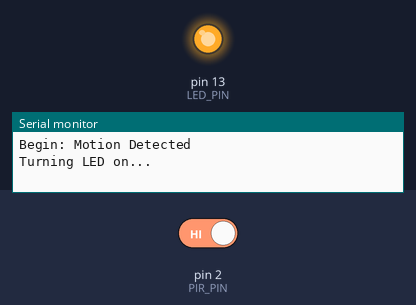
A sketch run on a simulated Arduino Uno, built with avr-gcc and run on an emulated ATmega328P. Parts: output pins drawn as LEDs (lit = HIGH), the last lines printed to the serial monitor. Inputs (shaded band) come from the test bench; at power-on: pin 2 (PIR_PIN) HIGH.

Above: at 1.2 s.
1.3 s: pin 2 (PIR_PIN) driven LOW
At 1.9 s:
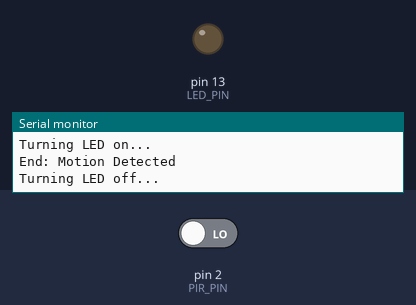
2.8 s: pin 2 (PIR_PIN) driven HIGH
At 3.1 s:
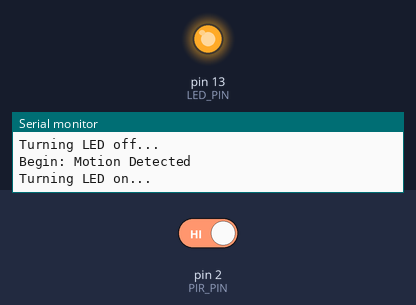
Timing chart, 0 to 5.8 s (numbered marks = the images above; inputs shaded):
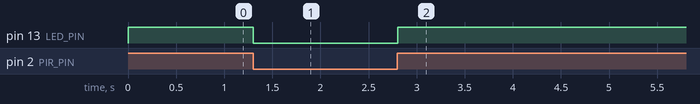

Measured:
- after the input at 1.3 s, pin 13 (LED_PIN): HIGH → LOW at once
- after the input at 2.8 s, pin 13 (LED_PIN): LOW → HIGH at once

The sketch:

Task1.1P.ino
```cpp
#define PIR_PIN 2
#define LED_PIN 13

bool motion = false;

void setup() {
  // Set pin modes
  pinMode(PIR_PIN, INPUT);
  pinMode(LED_PIN, OUTPUT);
  // Open serial port
  Serial.begin(9600);
}

void loop() {
  // Read PIR state and convert to boolean
  bool newMotion = ( HIGH == digitalRead(PIR_PIN) );
  // Check if state changed
  if (motion != newMotion) {
    motion = newMotion;
    // Respond to state change
    if (motion) {
      Serial.println("Begin: Motion Detected");
      Serial.println("Turning LED on...");
      digitalWrite(LED_PIN, HIGH);
    }
    else {
      Serial.println("End: Motion Detected");
      Serial.println("Turning LED off...");
      digitalWrite(LED_PIN, LOW);
    }
  }
  delay(100);
}
```
